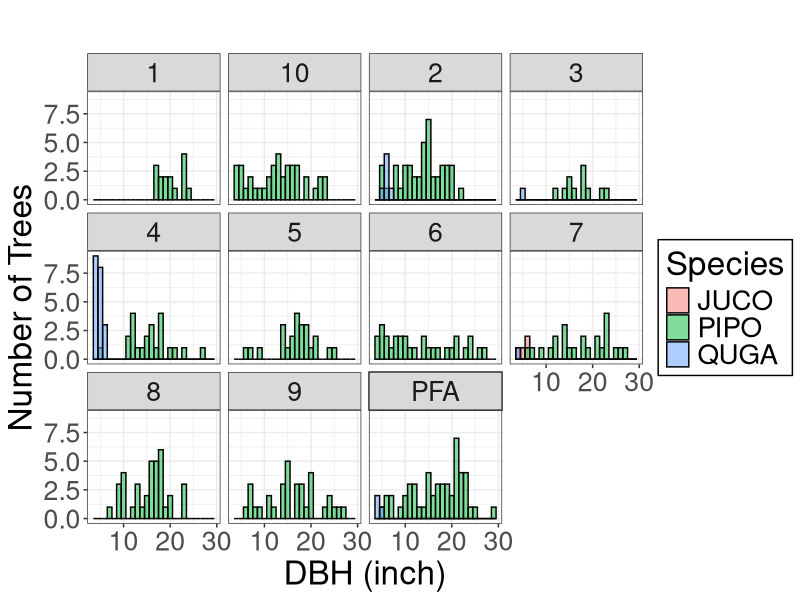
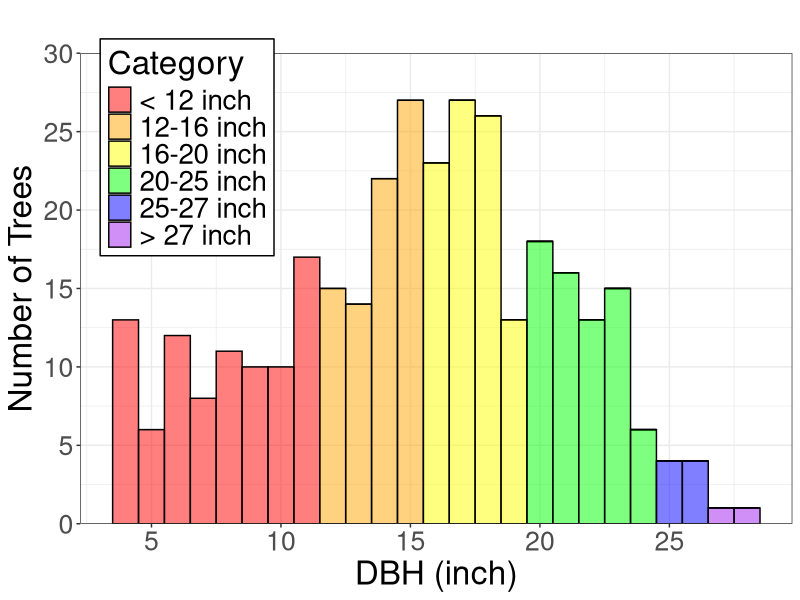
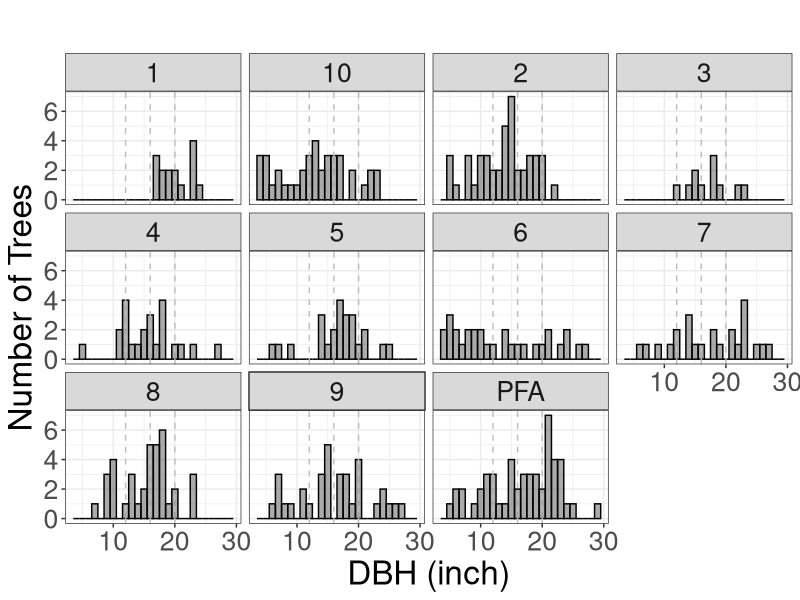
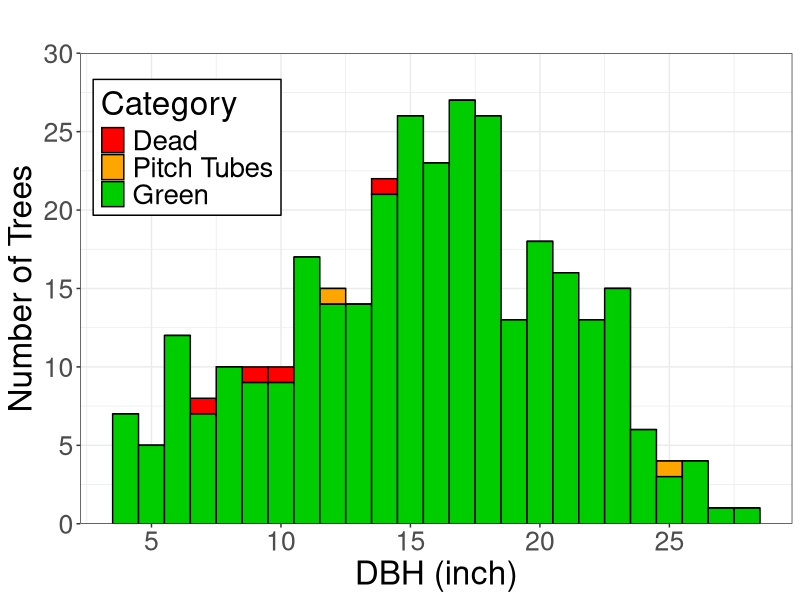
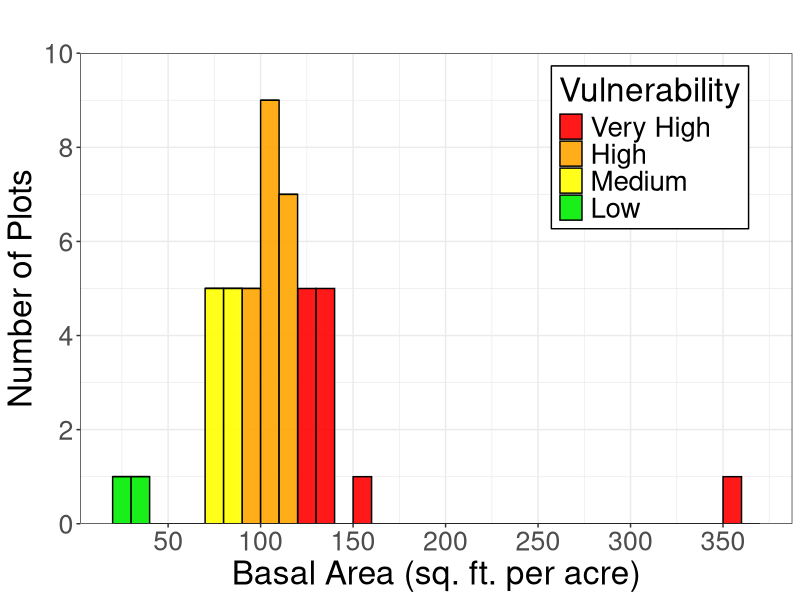
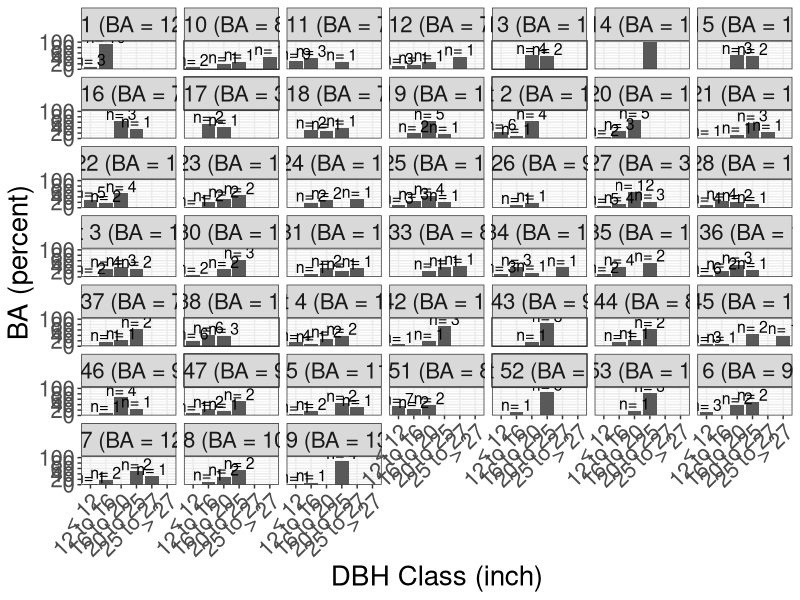
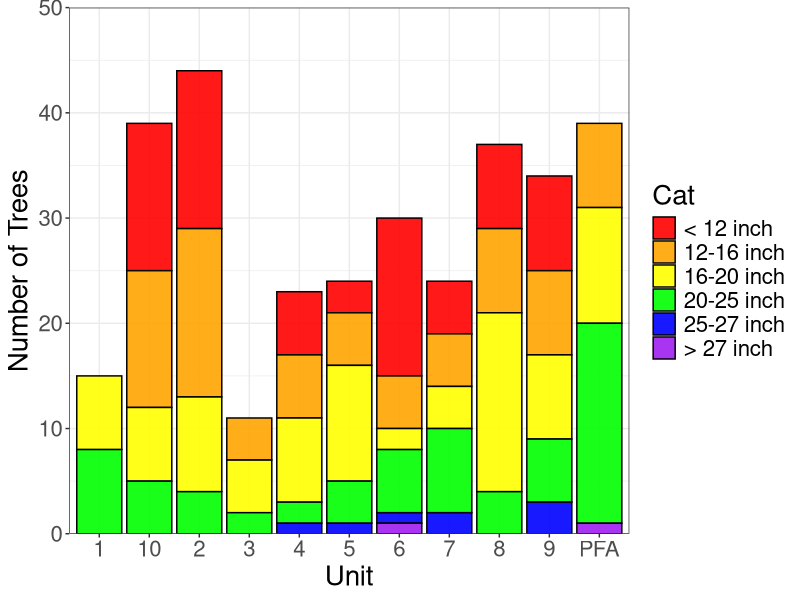
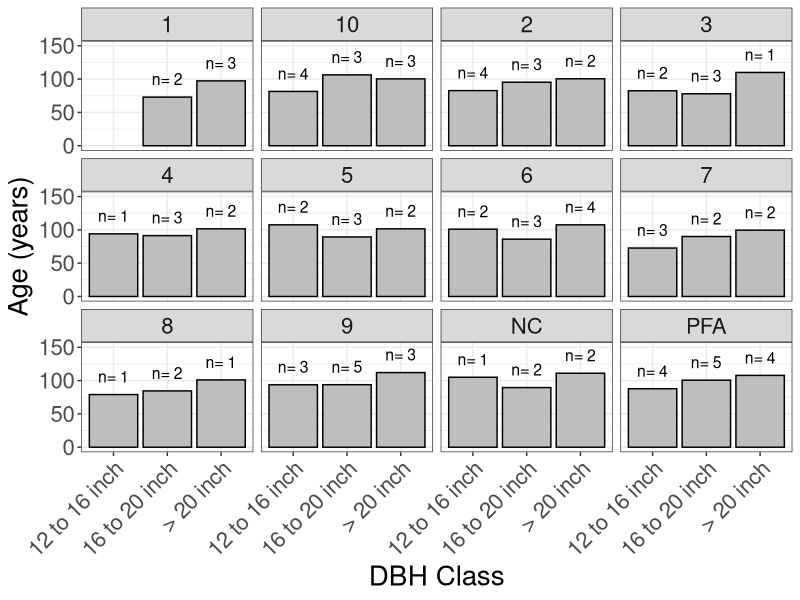

The R script that drew these images, in order:
###Lonepine analysis folder###
setwd("/Users/wksmith/Documents/GitHub/MSI_Plot")

#Packages####################################################################
library(tidyverse)
library(ggpubr)
library(RColorBrewer)

##########################################################################################################
#Read Salter
salter2023 = read_csv("CSV2023_forR/Salter_2023_overstory_clean.csv")
salter_PIPO_2023=subset(salter2023, Species=="PIPO")
#All Species
ggplot(salter2023, aes(x = DBH, fill = Species)) +
  geom_histogram(alpha=0.5, color='black',binwidth=1, position="identity") +
  facet_wrap(~Unit)+
  scale_y_continuous("Number of Trees") +
  scale_x_continuous("DBH (inch)") +
  theme_bw() +
  labs(fill = "Species",title = "") +
  theme(legend.text=element_text(size=20),legend.title=element_text(size=24)) +
  theme(legend.background = element_rect(linetype="solid", colour ="black"))+
  theme(text = element_text(size = 24))
ggsave(paste('Figures/Salter/Salter_DBH_2023.png',sep=''),dpi=300,width=250,height=200,units='mm')

#PIPO
ggplot(salter_PIPO_2023, aes(x = floor(DBH),fill=DIA_CLASS)) +
  geom_histogram(alpha=0.5, color='black',binwidth=1, position="stack") +
  scale_y_continuous("Number of Trees",expand = c(0, 0), limits = c(0, 30),breaks=c(0,5,10,15,20,25,30)) +
  scale_x_continuous("DBH (inch)",breaks=seq(0,40,5)) +
  scale_fill_manual(values=c('red','orange','yellow','green','blue','purple'),labels=c('< 12 inch', '12-16 inch', '16-20 inch','20-25 inch','25-27 inch','> 27 inch'))+
  theme_bw() +
  labs(fill = "Category",title = "") +
  theme(legend.position = c(.15,.8),legend.text=element_text(size=20),legend.title=element_text(size=24)) +
  theme(legend.background = element_rect(linetype="solid", colour ="black"))+
  theme(text = element_text(size = 24))
ggsave(paste('Figures/Salter/Salter_PIPO_DBH_2023.png',sep=''),dpi=300,width=250,height=200,units='mm')

ggplot(salter_PIPO_2023, aes(x = DBH)) +
  geom_histogram(alpha=0.5, color='black',binwidth=1, position="identity") +
  facet_wrap(~Unit)+
  scale_y_continuous("Number of Trees") +
  geom_vline(xintercept = c(12,16,20),linetype = "dashed",color='gray')+
  scale_x_continuous("DBH (inch)") +
  theme_bw() +
  labs(fill = "",title = "") +
  theme(legend.position = c(.8,.8),legend.text=element_text(size=20),legend.title=element_text(size=24)) +
  theme(legend.background = element_rect(linetype="solid", colour ="black"))+
  theme(text = element_text(size = 24))
ggsave(paste('Figures/Salter/Salter_PIPO_DBH_2023_byUnit.png',sep=''),dpi=300,width=250,height=200,units='mm')

#Summarize Beetle
salter_PIPO_Beetle_2023=subset(salter_PIPO_2023, !is.na(Beetle))
salter_PIPO_Beetle_2023$Beetle2 <- factor(salter_PIPO_Beetle_2023$Beetle,levels=c("D","GPT","G"))
ggplot(salter_PIPO_Beetle_2023, aes(x = floor(DBH), fill=Beetle2)) +
  geom_histogram(alpha=1, color='black',binwidth=1, position="stack") +
  scale_fill_manual(values=c("red","orange","green3"),labels=c('Dead', 'Pitch Tubes', 'Green'))+
  scale_y_continuous("Number of Trees",expand = c(0, 0), limits = c(0, 30),breaks=c(0,5,10,15,20,25,30)) +
  scale_x_continuous("DBH (inch)",breaks=seq(0,40,5)) +
  theme_bw() +
  labs(fill = "Category",title = "") +
  theme(legend.position = c(.15,.8),legend.text=element_text(size=20),legend.title=element_text(size=24)) +
  theme(legend.background = element_rect(linetype="solid", colour ="black"))+
  theme(text = element_text(size = 24))
ggsave(paste('Figures/Salter/Salter_PIPO_DBH_Beetle_2023.png',sep=''),dpi=300,width=250,height=200,units='mm')

#Summarize BA
salter_BA = salter_PIPO_2023 %>% group_by(Plot) %>% 
  summarise(N=n(),BA = sum(BA,na.rm=T)*10,Cat=NA)
salter_BA$Cat[which(salter_BA$BA>=120)]='Very High'
salter_BA$Cat[which(salter_BA$BA>=90 & salter_BA$BA<120)]='High'
salter_BA$Cat[which(salter_BA$BA>=70 & salter_BA$BA<90)]='Medium'
salter_BA$Cat[which(salter_BA$BA<70)]='Low'
salter_BA$Cat2 <- factor(salter_BA$Cat,levels=c("Very High","High","Medium","Low"))

ggplot(salter_BA, aes(x = BA,fill=Cat2)) +
  geom_histogram(alpha=0.9, color='black',breaks=seq(20,370,10),binwidth=10, position="stack") +
  scale_fill_manual(values=c("red","orange","yellow","green2"))+
  scale_y_continuous("Number of Plots",expand = c(0, 0), limits = c(0, 10),breaks=c(0,2,4,6,8,10)) +
  scale_x_continuous("Basal Area (sq. ft. per acre)",breaks=c(0,50,100,150,200,250,300,350)) +
  theme_bw() +
  labs(fill = "Vulnerability",title = "") +
  theme(legend.position = c(.8,.8),legend.text=element_text(size=20),legend.title=element_text(size=24)) +
  theme(legend.background = element_rect(linetype="solid", colour ="black"))+
  theme(text = element_text(size = 24))
ggsave(paste('Figures/Salter/Salter_PIPO_BA_2023_byPlot.png',sep=''),dpi=300,width=250,height=200,units='mm')

#Summarize Percent BA by Plot
salter_PIPO_A = subset(salter_PIPO_2023, DIA_CLASS == 'A')
salter_Stat_A = salter_PIPO_A %>% group_by(Plot) %>% 
  summarise(Cat='A',N=n(),DBH_mean = mean(DBH,na.rm=T),BA_sum = mean(PLOT_BA,na.rm=T), PER_BA_sum = sum(PER_BA,na.rm=T))
salter_PIPO_B = subset(salter_PIPO_2023, DIA_CLASS == 'B')
salter_Stat_B = salter_PIPO_B %>% group_by(Plot) %>% 
  summarise(Cat='B',N=n(),DBH_mean = mean(DBH,na.rm=T),BA_sum = mean(PLOT_BA,na.rm=T),PER_BA_sum = sum(PER_BA,na.rm=T))
salter_PIPO_C = subset(salter_PIPO_2023, DIA_CLASS == 'C')
salter_Stat_C = salter_PIPO_C %>% group_by(Plot) %>% 
  summarise(Cat='C',N=n(),DBH_mean = mean(DBH,na.rm=T),BA_sum = mean(PLOT_BA,na.rm=T),PER_BA_sum = sum(PER_BA,na.rm=T))
salter_PIPO_D = subset(salter_PIPO_2023, DIA_CLASS == 'D')
salter_Stat_D = salter_PIPO_D %>% group_by(Plot) %>% 
  summarise(Cat='D',N=n(),DBH_mean = mean(DBH,na.rm=T),BA_sum = mean(PLOT_BA,na.rm=T),PER_BA_sum = sum(PER_BA,na.rm=T))
salter_PIPO_E = subset(salter_PIPO_2023, DIA_CLASS == 'E')
salter_Stat_E = salter_PIPO_E %>% group_by(Plot) %>% 
  summarise(Cat='E',N=n(),DBH_mean = mean(DBH,na.rm=T),BA_sum = mean(PLOT_BA,na.rm=T),PER_BA_sum = sum(PER_BA,na.rm=T))
salter_PIPO_F = subset(salter_PIPO_2023, DIA_CLASS == 'F')
salter_Stat_F = salter_PIPO_F %>% group_by(Plot) %>% 
  summarise(Cat='F',N=n(),DBH_mean = mean(DBH,na.rm=T),BA_sum = mean(PLOT_BA,na.rm=T),PER_BA_sum = sum(PER_BA,na.rm=T))
#Combine
salter_Stat_All <- rbind(salter_Stat_A,salter_Stat_B,salter_Stat_C,salter_Stat_D,salter_Stat_E,salter_Stat_F)
salter_Stat_All$Plot2 <- paste0("Plot ",salter_Stat_All$Plot," (BA = ",round(salter_Stat_All$BA_sum,1),")")

ggplot(salter_Stat_All, aes(x = Cat, y = PER_BA_sum*100)) +
  geom_bar(stat="identity",position=position_dodge()) +
  facet_wrap(~Plot2)+
  geom_text(aes(label=paste("n=",N)), vjust=-0.1, color="black", size=4)+
  labs(y = "BA (percent)", x = "DBH Class (inch)")+
  scale_y_continuous(expand = c(0, 0),limits = c(0,105),breaks=c(0,20,40,60,80,100)) +
  scale_x_discrete(labels=c('< 12','12 to 16', '16 to 20','20 to 25','25 to 27','> 27'),guide = guide_axis(angle = 45))+
  theme_bw() +
  theme(text = element_text(size = 20))
ggsave(paste('Figures/Salter/Salter_PIPO_BApercent_DBHClasses_2023.png',sep=''),dpi=300,width=400,height=300,units='mm')

#Summarize DBH Class by Unit
salter_Stat_A = salter_PIPO_A %>% group_by(Unit) %>% 
  summarise(Cat='A',N=n(),DBH_mean = mean(DBH,na.rm=T),BA_sum = mean(PLOT_BA,na.rm=T))
salter_PIPO_B = subset(salter_PIPO_2023, DIA_CLASS == 'B')
salter_Stat_B = salter_PIPO_B %>% group_by(Unit) %>% 
  summarise(Cat='B',N=n(),DBH_mean = mean(DBH,na.rm=T),BA_sum = mean(PLOT_BA,na.rm=T))
salter_PIPO_C = subset(salter_PIPO_2023, DIA_CLASS == 'C')
salter_Stat_C = salter_PIPO_C %>% group_by(Unit) %>% 
  summarise(Cat='C',N=n(),DBH_mean = mean(DBH,na.rm=T),BA_sum = mean(PLOT_BA,na.rm=T))
salter_PIPO_D = subset(salter_PIPO_2023, DIA_CLASS == 'D')
salter_Stat_D = salter_PIPO_D %>% group_by(Unit) %>% 
  summarise(Cat='D',N=n(),DBH_mean = mean(DBH,na.rm=T),BA_sum = mean(PLOT_BA,na.rm=T))
salter_PIPO_E = subset(salter_PIPO_2023, DIA_CLASS == 'E')
salter_Stat_E = salter_PIPO_E %>% group_by(Unit) %>% 
  summarise(Cat='E',N=n(),DBH_mean = mean(DBH,na.rm=T),BA_sum = mean(PLOT_BA,na.rm=T))
salter_PIPO_F = subset(salter_PIPO_2023, DIA_CLASS == 'F')
salter_Stat_F = salter_PIPO_F %>% group_by(Unit) %>% 
  summarise(Cat='F',N=n(),DBH_mean = mean(DBH,na.rm=T),BA_sum = mean(PLOT_BA,na.rm=T))
#Combine
salter_Stat_All <- rbind(salter_Stat_A,salter_Stat_B,salter_Stat_C,salter_Stat_D,salter_Stat_E,salter_Stat_F)
ggplot(salter_Stat_All, aes(fill = Cat, x = Unit, y = N)) +
  geom_bar(position="stack", stat="identity",alpha=0.9, color='black') +
  labs(y = "Number of Trees", x = "Unit")+
  scale_y_continuous(expand = c(0, 0),limits = c(0,50),breaks=c(0,10,20,30,40,50)) +
  #scale_x_discrete(labels=c('< 12','12 to 16', '16 to 20','20 to 25','25 to 27','> 27'),guide = guide_axis(angle = 45))+
  scale_fill_manual(values=c('red','orange','yellow','green','blue','purple'),labels=c('< 12 inch', '12-16 inch', '16-20 inch','20-25 inch','25-27 inch','> 27 inch'))+
  theme_bw() +
  theme(text = element_text(size = 20))
ggsave(paste('Figures/Salter/Salter_PIPO_Trees_byClass_2023.png',sep=''),dpi=300,width=300,height=200,units='mm')

#Summarize Age
salterTable2023 = read_csv("CSV2023_forR/SALTER_2023_OVERSTORY_TABLE.csv")
salterStat_AgeMean = salterTable2023 %>% group_by(Unit) %>% 
    summarise(Age12_mean = mean(Age_12,na.rm=T),Age16_mean = mean(Age_16,na.rm=T),Age20_mean = mean(Age_20,na.rm=T))
salterStat_AgeMean = subset(salterStat_AgeMean, !is.na(Unit))
salterStat_AgeN = salterTable2023 %>% group_by(Unit) %>% 
  summarise(Age12_n = sum(!is.na(Age_12)),Age16_n = sum(!is.na(Age_16)),Age20_n = sum(!is.na(Age_20)))
salterStat_AgeN = subset(salterStat_AgeN, !is.na(Unit))
salterStat_DBHMean = salterTable2023 %>% group_by(Unit) %>% 
  summarise(DBH12_mean = mean(DBH_12,na.rm=T),DBH16_mean = mean(DBH_16,na.rm=T),DBH20_mean = mean(DBH_20,na.rm=T))
salterStat_DBHMean = subset(salterStat_DBHMean, !is.na(Unit))

salterStat_AgeMean_long <- salterStat_AgeMean %>% pivot_longer(cols = 2:4,
                                       names_to = "Index", 
                                       values_to = "AGE")
salterStat_DBHMean_long <- salterStat_DBHMean %>% pivot_longer(cols = 2:4,
                                       names_to = "Index",
                                       values_to = "DBH")
salterStat_AgeN_long <- salterStat_AgeN %>% pivot_longer(cols = 2:4,
                                       names_to = "Index", 
                                       values_to = "N")
salterStat_long <- cbind(salterStat_AgeN_long,salterStat_AgeMean_long$AGE,salterStat_DBHMean_long$DBH)
colnames(salterStat_long) <- c('Unit','Index','N','Age','DBH')

ggplot(salterStat_long, aes(x = Index, y = Age)) +
  geom_bar(stat="identity",position=position_dodge(),fill='gray',color='black') +
  facet_wrap(~Unit)+
  geom_text(aes(label=paste("n=",N)), vjust=-1, color="black", size=4)+
  labs(y = "Age (years)", x = "DBH Class")+
  scale_y_continuous(limits = c(0,150)) +
  scale_x_discrete(labels=c('12 to 16 inch', '16 to 20 inch', '> 20 inch'),guide = guide_axis(angle = 45))+
  theme_bw() +
  theme(text = element_text(size = 20))
ggsave(paste('Figures/Salter/Salter_PIPO_DBH_Age_Classes_2023.png',sep=''),dpi=300,width=250,height=200,units='mm')

ggplot(salterStat_long, aes(x=DBH, y=Age)) +
  geom_point(size=3)+
  geom_smooth(method=lm, color="black")+
  stat_cor() +
  labs(x='DBH (inch)',y='Age (year)')+
  theme_bw()+
  theme(legend.position = c(0.8, 0.2),legend.title = element_blank(),legend.text=element_text(size=16)) +
  theme(text = element_text(size = 20))
ggsave(paste('Figures/Salter/Salter_PIPO_DBH_Age_Regression_2023.png',sep=''),dpi=300,width=250,height=200,units='mm')


